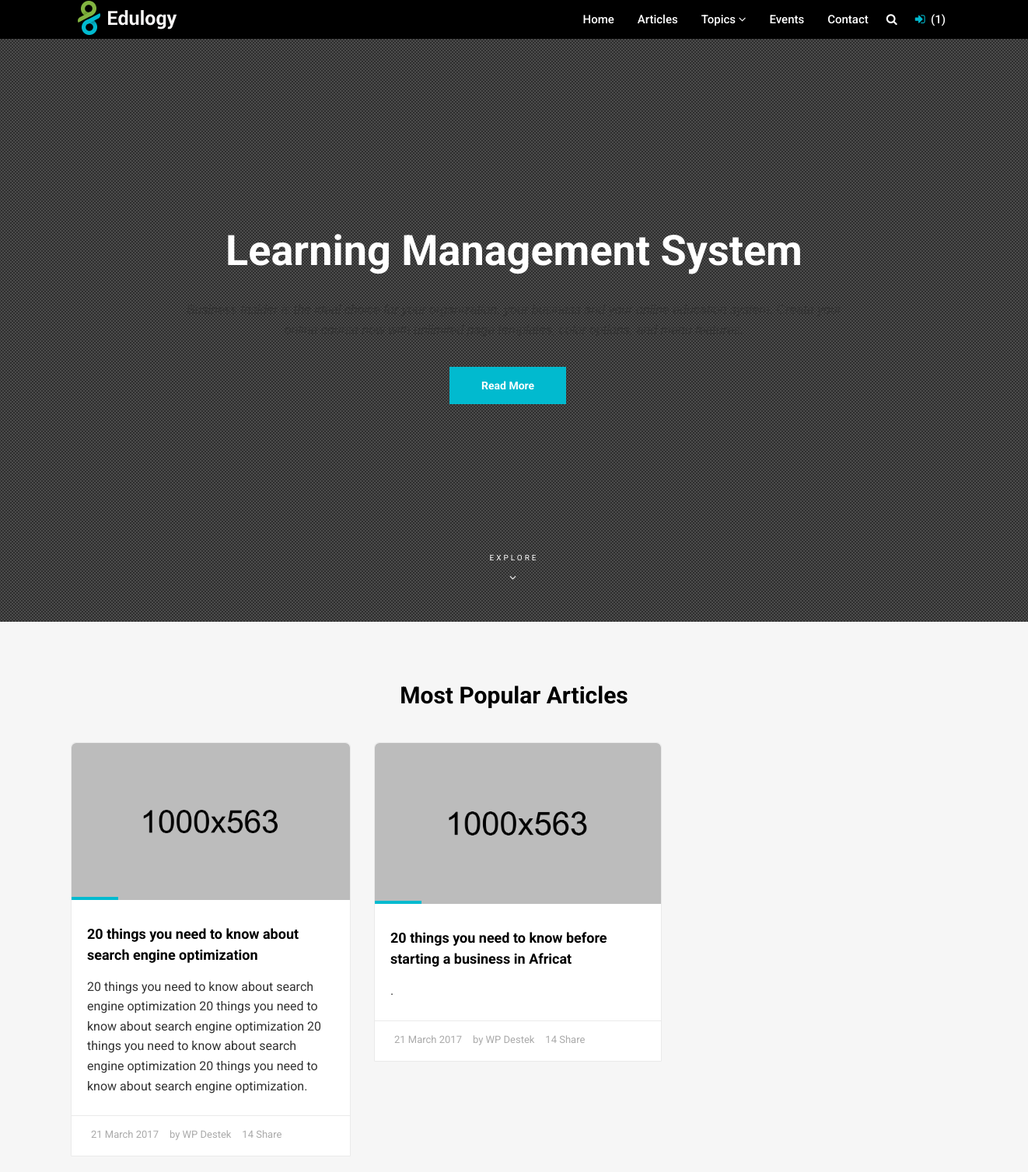
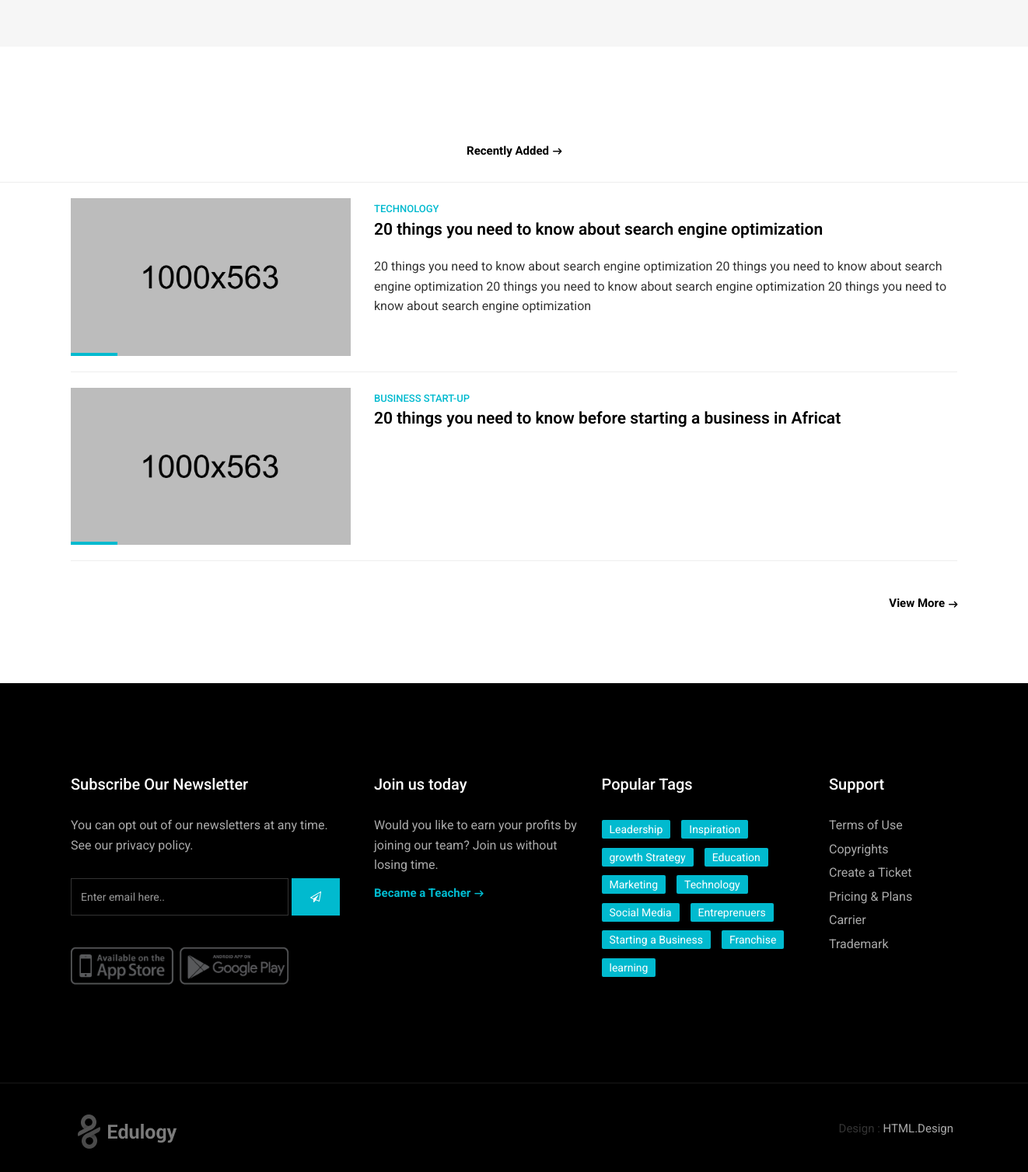
The page / on the database its author committed (2 pictures, top to bottom).
### Article/models.py (models this page shows, shortened)
class Article(models.Model):
    category = models.ForeignKey(Category,on_delete=models.CASCADE, default=1,)
    preview_image = models.ImageField(upload_to='upload/',blank=True)
    title = models.CharField(max_length=100)
    slug = models.SlugField(max_length=250, unique=True)
    summary = models.TextField(max_length=250, blank=True)
    title_body1 = models.TextField(max_length=1000, blank=True)
    title_body2 = models.TextField(max_length=1000, blank=True)
    title_body3 = models.TextField(max_length=1000, blank=True)
    sub1 = models.CharField(max_length=200, blank=True)
    sub1_child1 = models.CharField(max_length=500, blank=True)
    sub1_child1_body = models.TextField(max_length=1000, blank=True)
    sub1_child2 = models.CharField(max_length=500, blank=True)
    sub1_child2_body = models.TextField(max_length=1000, blank=True)
    sub1_child3 = models.CharField(max_length=500, blank=True)
    sub1_child3_body = models.TextField(max_length=1000, blank=True)
    sub1_child4 = models.CharField(max_length=500, blank=True)
    sub1_child4_body = models.TextField(max_length=1000, blank=True)
    sub1_child5 = models.CharField(max_length=500, blank=True)
    sub1_child5_body = models.TextField(max_length=1000, blank=True)
    sub2 = models.CharField(max_length=200, blank=True)
    sub2_child1 = models.CharField(max_length=500, blank=True)
    sub2_child1_body = models.TextField(max_length=1000, blank=True)
    sub2_child2 = models.CharField(max_length=500, blank=True)
    sub2_child2_body = models.TextField(max_length=1000, blank=True)
    sub2_child3 = models.CharField(max_length=500, blank=True)
    sub2_child3_body = models.TextField(max_length=1000, blank=True)
    sub2_child4 = models.CharField(max_length=500, blank=True)
    sub2_child4_body = models.TextField(max_length=1000, blank=True)
    sub2_child5 = models.CharField(max_length=500, blank=True)
    sub2_child5_body = models.TextField(max_length=1000, blank=True)
    sub3 = models.CharField(max_length=200, blank=True)
    sub3_child1 = models.CharField(max_length=500, blank=True)
    sub3_child1_body = models.TextField(max_length=1000, blank=True)
    sub3_child2 = models.CharField(max_length=500, blank=True)
    sub3_child2_body = models.TextField(max_length=1000, blank=True)
    sub3_child3 = models.CharField(max_length=500, blank=True)
    sub3_child3_body = models.TextField(max_length=1000, blank=True)
    sub3_child4 = models.CharField(max_length=500, blank=True)
    sub3_child4_body = models.TextField(max_length=1000, blank=True)
    sub3_child5 = models.CharField(max_length=500, blank=True)
    sub3_child5_body = models.TextField(max_length=1000, blank=True)
    sub4 = models.CharField(max_length=200, blank=True)
    sub4_child1 = models.CharField(max_length=500, blank=True)
    sub4_child1_body = models.TextField(max_length=1000, blank=True)
    sub4_child2 = models.CharField(max_length=500, blank=True)
    sub4_child2_body = models.TextField(max_length=1000, blank=True)
    sub4_child3 = models.CharField(max_length=500, blank=True)
    sub4_child3_body = models.TextField(max_length=1000, blank=True)
    sub4_child4 = models.CharField(max_length=500, blank=True)
    sub4_child4_body = models.TextField(max_length=1000, blank=True)
    sub4_child5 = models.CharField(max_length=500, blank=True)
    sub4_child5_body = models.TextField(max_length=1000, blank=True)
    sub5 = models.CharField(max_length=200, blank=True)
    sub5_child1 = models.CharField(max_length=500, blank=True)
    sub5_child1_body = models.TextField(max_length=1000, blank=True)
    sub5_child2 = models.CharField(max_length=500, blank=True)
    sub5_child2_body = models.TextField(max_length=1000, blank=True)
    sub5_child3 = models.CharField(max_length=500, blank=True)
    sub5_child3_body = models.TextField(max_length=1000, blank=True)
    sub5_child4 = models.CharField(max_length=500, blank=True)
    sub5_child4_body = models.TextField(max_length=1000, blank=True)
    sub5_child5 = models.CharField(max_length=500, blank=True)
    sub5_child5_body = models.TextField(max_length=1000, blank=True)

class Category(models.Model):
    name = models.CharField(max_length=250, blank=True)
    slug = models.SlugField(max_length=250)
    class Meta:
        ordering =['name']
        verbose_name = 'category'
    def get_absolute_url(self):
        return reverse('category_list', args=[self.slug])
    def __str__(self):
        return self.name

### Article/views.py (the view)
# urls.py: path('',views.home.as_view(), name='home'),
class home(ListView):
    model = Article
    template_name = 'blog/home.html'
    context_object_name = 'instance'

### templates/blog/home.html (shortened to what this page needs)
{% extends 'base.html' %}
{% load static %}
{% block content %}
<section id="home" class="video-section js-height-full">
            <div class="overlay"></div>
            <div class="home-text-wrapper relative container">
                <div class="home-message">
                    <p>Learning Management System</p>
                    <small>Business Insider is the ideal choice for your organization, your business and your online education system. Create your online course now with unlimited page templates, color options, and menu features.</small>
                    <div class="btn-wrapper">
                        <div class="text-center">
                            <a href="#" class="btn btn-primary wow slideInLeft">Read More</a> &nbsp;&nbsp;&nbsp;
                        </div>
                    </div>
                </div>
            </div>
            <div class="slider-bottom">
                <span>Explore <i class="fa fa-angle-down"></i></span>
            </div>
        </section>
        <section class="section gb">
            <div class="container">
                <div class="section-title text-center">
                    <h3>Most Popular Articles</h3>
                </div>
                {% if instance %}
                {% for Article in instance %}
                     <div class="row">
                    <div class="col-lg-4 col-md-12">
                        <div class="blog-box">
                            <div class="image-wrap entry">
                                <img src="{% static 'upload/blog_01.jpeg' %}" alt="" class="img-responsive">
                            </div>
                            <div class="blog-desc">
                                <h4><a href="{% url 'detail' Article.id %}">{{ Article.title}}</a></h4>
                                <p>{{ Article.summary }}.</p>
                            </div>
                            <div class="post-meta">
                                <ul class="list-inline">
                                    <li><a href="#">21 March 2017</a></li>
                                    <li><a href="#">by WP Destek</a></li>
                                    <li><a href="#">14 Share</a></li>
                                </ul>
                            </div>
                        </div>
                    </div>
                         {% endfor %}
                         {% endif %}
                </div>
            </div>
        </section>
                <section class="section">
                  <h1 class="text-center">  <a href="" class="readmore " >Recently Added</a><hr ></h1>
                    <div class="container">
                        {% if instance %}
                {% for Article in instance %}
                        <div class="row">
                            <div class="col-md-4 hidden-sm hidden-xs">
                              <div class="image-wrap entry">
                                  <img src="{% static 'upload/blog_03.jpeg' %}" alt="" class="img-responsive">
                              </div>
                            </div>
                            <div class="col-md-8">
                                <div class="blog-wrapper clearfix">
                                            <div class="blog-meta">
                                                <small><a href="{{ Article.category.get_absolute_url }}">{{ Article.category}}</a></small>
                                            </div>
                                            <div class="blog-desc-big">
                                                <p class="lead"><a href="{% url 'detail' Article.id %}"> {{ Article.title }}</a></p>
                                                <p> {{ Article.summary }}</p>
                                            </div>
                                        </div>
                            </div>
                        </div><hr>
                        {% endfor %}
                        {% endif %}
                      <p class="text-right">  <a href="#" class="readmore " >View More</a></p>
                    </div>
                </section>
{% endblock %}

### static/style.css (style rules this page uses)
body { line-height: 1.6; font-size: 16px; }
body, p, li, a { font-family: 'Roboto', sans-serif; }
.course-details h4 a, .readmore, .testimonial strong, h1, h2, h3, h4, h5, h6 { color: #000; }
h1, h2, h3, h4, h5, h6 { line-height: 1.5; }
.cop-logo img, a { color: #000; text-decoration: none !important; -webkit-transition: all ease 0.3s; -moz-transition: all ease 0.3s; transition: all ease 0.3s; }
.section { background-color: #ffffff; padding: 8rem 0; position: relative; display: block; }
.section-title { margin-bottom: 45px; }
.text-widget h3, .section-title h3 { margin: 0 0 25px; padding: 0; line-height: 1; font-size: 30px; font-weight: 700; }
.section.gb { background-color: #f6f6f6; }
.overlay { position: absolute; top: 0; right: 0; left: 0; bottom: 0; z-index: 1; background: url(images/pattern.png) repeat center center rgba(0, 0, 0, 0.7); }
.video-section { position: relative; }
.slider-bottom { position: absolute; bottom: 40px; left: 0; font-size: 10px; text-transform: uppercase; color: #ffffff; letter-spacing: 3px; z-index: 11; right: 0; margin: auto; text-align: center; }
.slider-bottom i { display: block; font-size: 14px; padding: 10px; }
.home-text-wrapper { display: table; width: 100%; height: 100%; max-width: 900px; position: relative; text-align: center; z-index: 11; }
.home-message { display: table-cell; height: 100%; vertical-align: middle; }
.home-message p { font-size: 54px; color: #ffffff; padding: 0; margin: 0; font-weight: 700; }
.home-message small { font-size: 16px; font-family: 'Droid Serif', sans-serif; font-style: italic; display: block; padding: 20px 0 35px; margin: 0; }
.readmore { font-weight: 700; font-size: 15px; }
.readmore:after { content: "\f107"; vertical-align: middle; padding-left: 5px; font-family: "Flaticon"; font-size: 11px; }
.entry { position: relative; }
.blog-meta small, .blog-meta .list-inline li, .blog-meta .list-inline li a { font-size: 13px; font-weight: 500; text-transform: uppercase; color: #000; }
.blog-desc-big .lead { color: #000000; font-weight: 600; }
.image-wrap img { width: 100%; }
.image-wrap:after { content: ""; width: 60px; height: 4px; position: absolute; bottom: 0; left: 0; background-color: #111; right: 0; }
.blog-box { background-color: #ffffff; border-radius: 6px 6px 0 0; border: 1px solid #eaeaea; }
.blog-box img { width: 100%; border-radius: 6px 6px 0 0; }
.post-meta { padding: 15px 30px 10px; margin-top: -5px; border-top: 1px solid #eaeaea; line-height: 1; }
.post-meta a { font-size: 13px; color: #aaa; }
.post-meta .list-inline>li { padding-left: 0; padding-right: 0; margin-right: 10px; }
.post-meta li:last-child:after { content: "" }
.blog-desc { padding: 3rem 2rem; display: block; position: relative; }
.blog-desc h4 a, .blog-desc h4 { font-size: 18px; font-weight: 700; padding: 0 0 15px; margin: 0; color: #000000; }
.blog-desc p { padding: 0; margin: 0; }
.btn { border-radius: 0; font-size: 14px; border: 1px solid #fff; font-weight: bold; color: #ffffff !important; padding: 13px 40px; text-transform: capitalize; }
.shop-desc small, .shop-meta a, .authorbox small, blockquote:before, blockquote:after, .blog-meta small a, .small-box i, .copyrights ul li:hover a, .footer .readmore, .breadcrumb>li a, .yamm h4, .yamm-content li:hover a, .yamm .hassubmenu li:hover a, .check li:before, .stat-count h3, .blog-desc h4:hover a, .post-meta li:after, .course-box small, .course-details h4:hover a, .course-footer i, a:hover, a:focus, .box i, .topbar .text-left i { color: #01bacf; }
.cb, .box .event-desc small, .pagination a, .pagination>.active>a, .pagination>.active>a:focus, .pagination>.active>a:hover, .pagination>.active>span, .pagination>.active>span:focus, .pagination>.active>span:hover, .tags-widget a, .owl-theme-01 .owl-nav [class*="owl-"]:hover, .yamm .dropdown-menu li:hover .menu-button, .yamm .dropdown-menu li .menu-button, mark, .bgcolor1, .image-wrap:before, .image-wrap:after, .btn-primary { border-color: #01bacf; background-color: #01bacf; box-shadow: inset 0 0 0 0 #00a8bd; -webkit-transition: all ease 0.5s; -moz-transition: all ease 0.5s; transition: all ease 0.5s; }

### rows shown on the page
Article: title "20 things you need to know about search engine optimization", summary "20 things you need to know about search engine optimization 20 things you need to know about search engine optimization 20 things you need to know about search engine optimization 20 things you need to know about search engine optimization", category "TECHNOLOGY"
Article: title "20 things you need to know before starting a business in Africat", category "BUSINESS START-UP"
